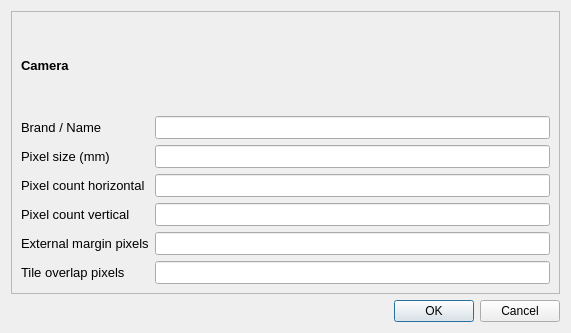
<?xml version="1.0" encoding="UTF-8"?>
<ui version="4.0">
 <class>CameraDialog</class>
 <widget class="QDialog" name="CameraDialog">
  <property name="geometry">
   <rect>
    <x>0</x>
    <y>0</y>
    <width>571</width>
    <height>333</height>
   </rect>
  </property>
  <property name="windowTitle">
   <string>Configure Camera</string>
  </property>
  <property name="locale">
   <locale language="English" country="UnitedStates"/>
  </property>
  <layout class="QVBoxLayout" name="verticalLayout_2">
   <item>
    <widget class="QScrollArea" name="scrollArea">
     <property name="locale">
      <locale language="English" country="UnitedStates"/>
     </property>
     <property name="widgetResizable">
      <bool>true</bool>
     </property>
     <widget class="QWidget" name="scrollAreaWidgetContents">
      <property name="geometry">
       <rect>
        <x>0</x>
        <y>0</y>
        <width>547</width>
        <height>274</height>
       </rect>
      </property>
      <layout class="QVBoxLayout" name="verticalLayout">
       <item>
        <layout class="QGridLayout" name="gridLayout">
         <item row="6" column="1">
          <widget class="QLineEdit" name="input_tile_overlap">
           <property name="font">
            <font>
             <pointsize>10</pointsize>
            </font>
           </property>
          </widget>
         </item>
         <item row="3" column="1">
          <widget class="QLineEdit" name="input_pixel_horizontal">
           <property name="font">
            <font>
             <pointsize>10</pointsize>
            </font>
           </property>
          </widget>
         </item>
         <item row="5" column="0">
          <widget class="QLabel" name="external_margin">
           <property name="font">
            <font>
             <pointsize>10</pointsize>
            </font>
           </property>
           <property name="toolTip">
            <string>Minimum width of dark area around Moon to be recorded, in pixels. Must be between 1 and 10000</string>
           </property>
           <property name="text">
            <string>External margin pixels</string>
           </property>
          </widget>
         </item>
         <item row="2" column="1">
          <widget class="QLineEdit" name="input_pixel_size">
           <property name="font">
            <font>
             <pointsize>10</pointsize>
            </font>
           </property>
          </widget>
         </item>
         <item row="1" column="0">
          <widget class="QLabel" name="name">
           <property name="font">
            <font>
             <pointsize>10</pointsize>
            </font>
           </property>
           <property name="toolTip">
            <string>Any text to represent camera, must be unique in list</string>
           </property>
           <property name="locale">
            <locale language="English" country="UnitedStates"/>
           </property>
           <property name="text">
            <string>Brand / Name</string>
           </property>
          </widget>
         </item>
         <item row="4" column="1">
          <widget class="QLineEdit" name="input_pixel_vertical">
           <property name="font">
            <font>
             <pointsize>10</pointsize>
            </font>
           </property>
          </widget>
         </item>
         <item row="5" column="1">
          <widget class="QLineEdit" name="input_external_margin">
           <property name="font">
            <font>
             <pointsize>10</pointsize>
            </font>
           </property>
          </widget>
         </item>
         <item row="6" column="0">
          <widget class="QLabel" name="tile_overlap">
           <property name="font">
            <font>
             <pointsize>10</pointsize>
            </font>
           </property>
           <property name="toolTip">
            <string>Minimum overlap between tiles in pixels, must be between 1 and 5000</string>
           </property>
           <property name="text">
            <string>Tile overlap pixels</string>
           </property>
          </widget>
         </item>
         <item row="4" column="0">
          <widget class="QLabel" name="pixel_vertical">
           <property name="font">
            <font>
             <pointsize>10</pointsize>
            </font>
           </property>
           <property name="toolTip">
            <string>Number of vertical sensor pixels, must be between 0 and 20000</string>
           </property>
           <property name="text">
            <string>Pixel count vertical</string>
           </property>
          </widget>
         </item>
         <item row="0" column="0">
          <widget class="QLabel" name="Camera">
           <property name="font">
            <font>
             <pointsize>10</pointsize>
             <weight>75</weight>
             <bold>true</bold>
            </font>
           </property>
           <property name="text">
            <string>Camera</string>
           </property>
          </widget>
         </item>
         <item row="3" column="0">
          <widget class="QLabel" name="pixel_horizontal">
           <property name="font">
            <font>
             <pointsize>10</pointsize>
            </font>
           </property>
           <property name="toolTip">
            <string>Number of horizontal sensor pixels, must be between 0 and 20000</string>
           </property>
           <property name="text">
            <string>Pixel count horizontal</string>
           </property>
          </widget>
         </item>
         <item row="2" column="0">
          <widget class="QLabel" name="pixel_size">
           <property name="font">
            <font>
             <pointsize>10</pointsize>
            </font>
           </property>
           <property name="toolTip">
            <string>Camera pixel size in mm (not micrometers), must be between 0. and 0.02</string>
           </property>
           <property name="text">
            <string>Pixel size (mm)</string>
           </property>
          </widget>
         </item>
         <item row="1" column="1">
          <widget class="QLineEdit" name="input_camera_name">
           <property name="font">
            <font>
             <pointsize>10</pointsize>
            </font>
           </property>
          </widget>
         </item>
        </layout>
       </item>
      </layout>
     </widget>
    </widget>
   </item>
   <item>
    <widget class="QDialogButtonBox" name="buttonBox">
     <property name="toolTip">
      <string>Save or discard new input</string>
     </property>
     <property name="locale">
      <locale language="English" country="UnitedStates"/>
     </property>
     <property name="orientation">
      <enum>Qt::Horizontal</enum>
     </property>
     <property name="standardButtons">
      <set>QDialogButtonBox::Cancel|QDialogButtonBox::Ok</set>
     </property>
    </widget>
   </item>
  </layout>
 </widget>
 <tabstops>
  <tabstop>scrollArea</tabstop>
  <tabstop>input_camera_name</tabstop>
  <tabstop>input_pixel_size</tabstop>
  <tabstop>input_pixel_horizontal</tabstop>
  <tabstop>input_pixel_vertical</tabstop>
  <tabstop>input_external_margin</tabstop>
  <tabstop>input_tile_overlap</tabstop>
  <tabstop>buttonBox</tabstop>
 </tabstops>
 <resources/>
 <connections>
  <connection>
   <sender>buttonBox</sender>
   <signal>accepted()</signal>
   <receiver>CameraDialog</receiver>
   <slot>accept()</slot>
   <hints>
    <hint type="sourcelabel">
     <x>248</x>
     <y>254</y>
    </hint>
    <hint type="destinationlabel">
     <x>157</x>
     <y>274</y>
    </hint>
   </hints>
  </connection>
  <connection>
   <sender>buttonBox</sender>
   <signal>rejected()</signal>
   <receiver>CameraDialog</receiver>
   <slot>reject()</slot>
   <hints>
    <hint type="sourcelabel">
     <x>316</x>
     <y>260</y>
    </hint>
    <hint type="destinationlabel">
     <x>286</x>
     <y>274</y>
    </hint>
   </hints>
  </connection>
 </connections>
</ui>
